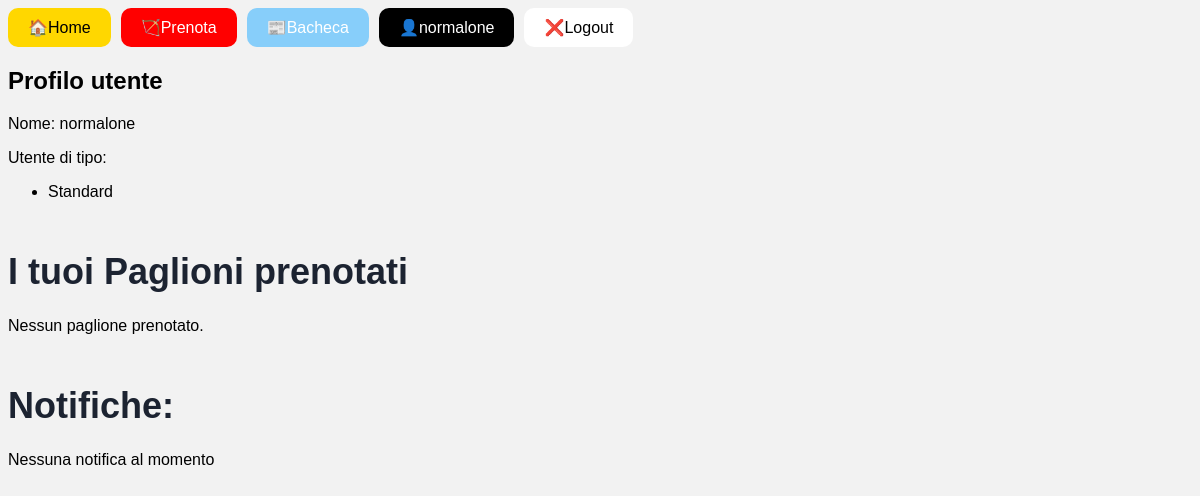
Page /accounts/profile/ (signed in) on the earlier database version.
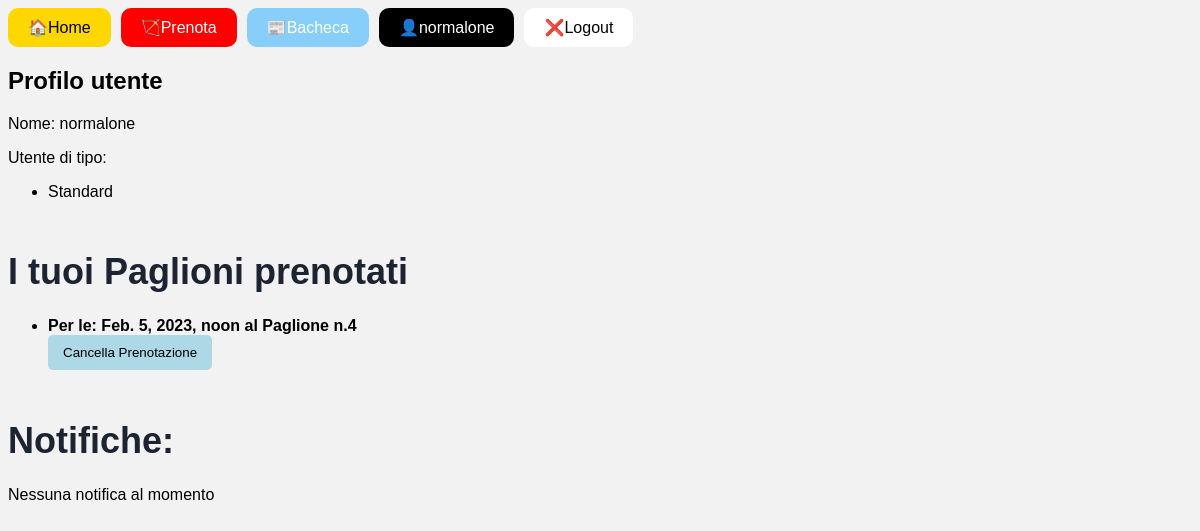
Same page on the later database version.
### prenotazioni/models.py (models this page shows, shortened)
class Prenotazione(models.Model):
    priorità = models.DateTimeField()
    ora_prenotata = models.DateTimeField()
    paglione = models.ForeignKey(
        Paglione, on_delete=models.CASCADE, related_name='prenotazioni')
    utente = models.ForeignKey(
        User, on_delete=models.PROTECT, related_name="prenotazioni")
    def primo_priorità(self):
        return Prenotazione.objects.filter(ora_prenotata=self.ora_prenotata, paglione=self.paglione).order_by('priorità').first() == self
    class Meta:
        verbose_name_plural = "Prenotazioni"
        constraints = [
            models.UniqueConstraint(
                fields=['ora_prenotata', 'utente'], name='unique_migration_host_combination'
            )
        ]

class Paglione(models.Model):
    attivo = models.BooleanField(default=True)
    class Meta:
        verbose_name_plural = "Paglioni"

### utenti/views.py (the view)
# urls.py: path('profile/', ProfileView.as_view(), name='profile'),
class ProfileView(LoginRequiredMixin, TemplateView):
    template_name = 'profile.html'
    def get_context_data(self, **kwargs):
        context = super().get_context_data(**kwargs)
        prenotazioni = Prenotazione.objects.filter(utente=self.request.user)
        context['prenotazioni'] = {
            prenotazione: prenotazione.primo_priorità() for prenotazione in prenotazioni}
        cancellazioni = Cancellazione.objects.filter(
            utente=self.request.user).order_by('ora_creazione')
        context['cancellazioni'] = cancellazioni
        return context

### utenti/templates/profile.html (shortened to what this page needs)
{% extends 'base.html' %}
{% block content %}
<h2>Profilo utente</h2>
<p>Nome: {{ user }} </p>
<p>Utente di tipo:
    <ul>
        {% for group in user.groups.all %}
            <li>{{ group.name }}</li>
        {% endfor %}
    </ul>
</p>
    <h1>I tuoi Paglioni prenotati</h1>
    {% if prenotazioni %}
        <ul>
            {% for prenotazione,primo in prenotazioni.items %}
                {% if primo %}
                    <li> <b> Per le: {{ prenotazione.ora_prenotata }}    al Paglione n.{{ prenotazione.paglione.id }} </b>
                        <form action="{% url 'cancella_prenotazione' prenotazione.id %}" method="post">
                            <input type="submit" value="Cancella Prenotazione">
                        </form>
                    </li>
                {% endif %}
            {% endfor %}
        </ul>
    {% else %}
        <p>Nessun paglione prenotato.</p>
    {% endif %}
    <h1>Notifiche:</h1>
    {% if cancellazioni %}
    <ul>
        {% for cancellazione in cancellazioni %}
            <li> {{ cancellazione.ora_creazione }} - <b> {{ cancellazione.messaggio }} </b>
                <form action="{% url 'segna_come_letto' cancellazione.id %}" method="post">
                    {% csrf_token %}
                    <input type="submit" value="Segna come letto">
                </form>
            </li>
        {% endfor %}
    </ul>
    {% else %}
        <p>Nessuna notifica al momento</p>
    {% endif %}
{% endblock %}

Differences in the rows shown:
added Prenotazione: ora_prenotata "Feb. 5, 2023, noon", paglione.id "4"
Other differences:
text no longer shown: "Nessun paglione prenotato."
